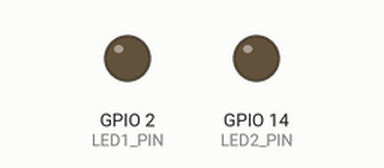
Simulated run of this program. Board: ESP8266 (NodeMCU). Parts: output pins drawn as LEDs (lit = HIGH).

Above: at 0.15 s.
At 16.39 s:
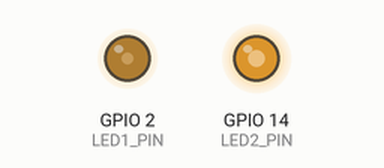
Timing chart, 0 to 16.2 s (numbered marks = the images above):
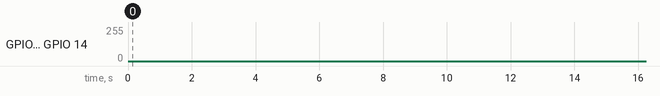

The program:

main.cpp
```cpp
// (licence header left out)
#include <Arduino.h>

#define LED1_PIN	2
#define LED2_PIN 	14

void setup() {

}

void loop() {


	// increase the LED brightness
	for(int dutyCycle = 0; dutyCycle < 1023; dutyCycle++){
    	// changing the LED brightness with PWM
    	analogWrite(LED1_PIN, dutyCycle);
		analogWrite(LED2_PIN, 1023 - dutyCycle);
    	delay(1);
 	}

 	// decrease the LED brightness
  	for(int dutyCycle = 1023; dutyCycle > 0; dutyCycle--){
    	// changing the LED brightness with PWM
    	analogWrite(LED1_PIN, dutyCycle);
		analogWrite(LED2_PIN, 1023 - dutyCycle);
    	delay(1);
  	}
}
```
